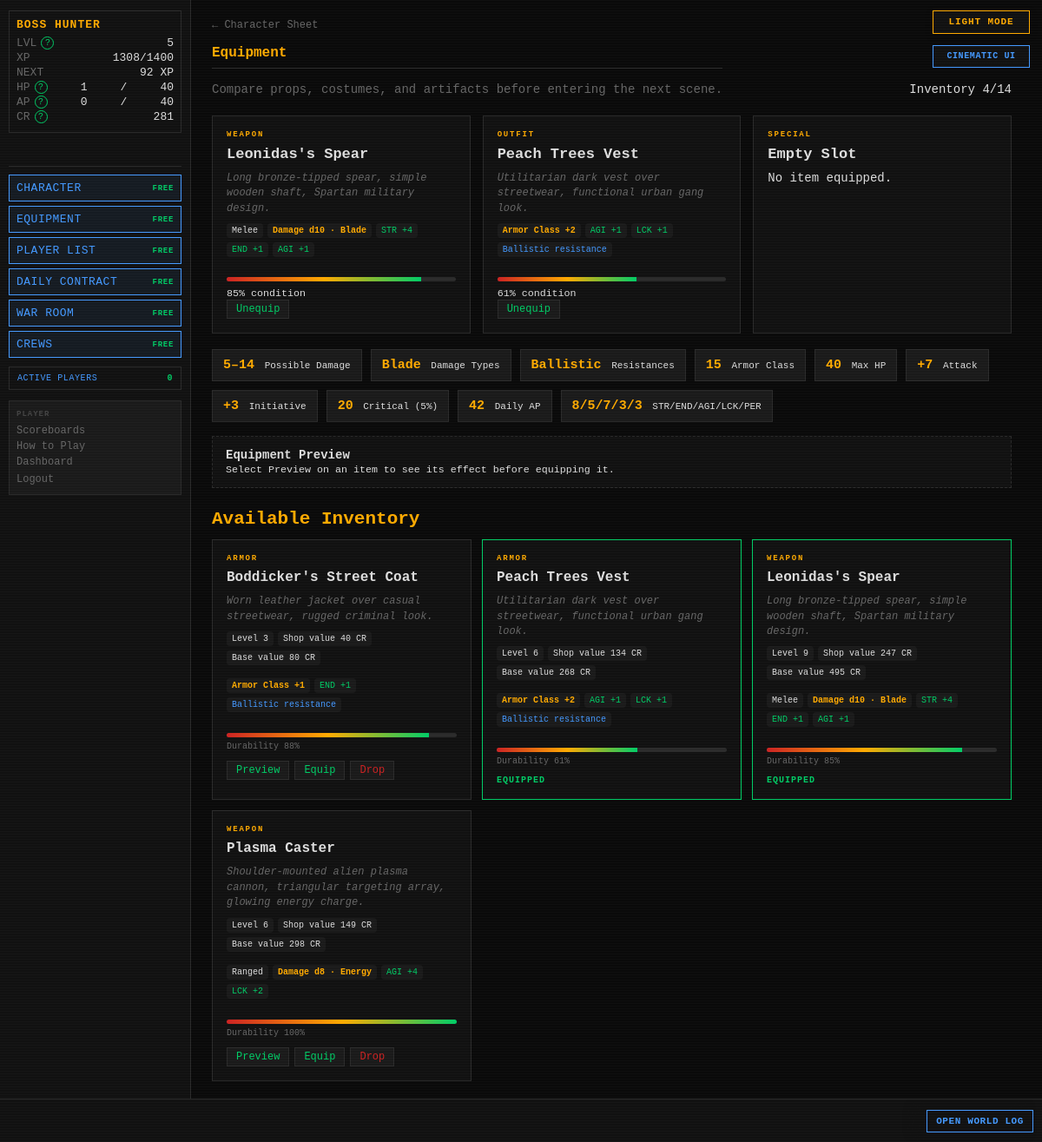
The app's page /equipment (signed in) with its own data.
### tables this page shows
CREATE TABLE players (
    id                  INTEGER PRIMARY KEY AUTOINCREMENT,
    username            TEXT    UNIQUE NOT NULL,
    password_hash       TEXT    NOT NULL,
    email               TEXT    UNIQUE NOT NULL,
    character_name      TEXT    NOT NULL,
    sex                 TEXT    NOT NULL,
    class_id            INTEGER REFERENCES classes(id),
    str_stat            INTEGER NOT NULL DEFAULT 1,
    end_stat            INTEGER NOT NULL DEFAULT 1,
    agi_stat            INTEGER NOT NULL DEFAULT 1,
    lck_stat            INTEGER NOT NULL DEFAULT 1,
    per_stat            INTEGER NOT NULL DEFAULT 1,
    level               INTEGER NOT NULL DEFAULT 1,
    xp                  INTEGER NOT NULL DEFAULT 0,
    current_hp          INTEGER NOT NULL,
    current_ap          INTEGER NOT NULL,
    credits             INTEGER NOT NULL DEFAULT 25,
    equipped_weapon_id  INTEGER REFERENCES inventory_items(id),
    equipped_armor_id   INTEGER REFERENCES inventory_items(id),
    equipped_special_id INTEGER REFERENCES inventory_items(id),
    in_combat           INTEGER NOT NULL DEFAULT 0,
    pending_levelup     INTEGER NOT NULL DEFAULT 0,
    pending_perk        INTEGER NOT NULL DEFAULT 0,
    combat_preference   TEXT    NOT NULL DEFAULT "Balanced",
    is_banned           INTEGER NOT NULL DEFAULT 0,
    retired_at          TEXT,
    last_login_at       TEXT,
    created_at          TEXT    NOT NULL DEFAULT (datetime('now'))
);

CREATE TABLE inventory_items (
    id                 INTEGER PRIMARY KEY AUTOINCREMENT,
    player_id          INTEGER NOT NULL REFERENCES players(id),
    item_type          TEXT    NOT NULL,
    item_id            INTEGER NOT NULL,
    current_durability INTEGER NOT NULL DEFAULT 100,
    acquired_at        TEXT    NOT NULL DEFAULT (datetime('now')),
    acquired_method    TEXT    NOT NULL
);

CREATE TABLE weapons (
    id              INTEGER PRIMARY KEY AUTOINCREMENT,
    name            TEXT    UNIQUE NOT NULL,
    is_active       INTEGER NOT NULL DEFAULT 1,
    level           INTEGER NOT NULL,
    weapon_type     TEXT    NOT NULL,
    damage_die      TEXT    NOT NULL,
    damage_type     TEXT    NOT NULL,
    str_bonus       INTEGER NOT NULL DEFAULT 0,
    end_bonus       INTEGER NOT NULL DEFAULT 0,
    agi_bonus       INTEGER NOT NULL DEFAULT 0,
    lck_bonus       INTEGER NOT NULL DEFAULT 0,
    per_bonus       INTEGER NOT NULL DEFAULT 0,
    associated_to   TEXT,
    credit_cost     INTEGER NOT NULL,
    drop_chance     REAL    NOT NULL,
    starting_durability INTEGER NOT NULL DEFAULT 100,
    imported_at     TEXT    NOT NULL DEFAULT (datetime('now'))
, description TEXT NOT NULL DEFAULT '');

CREATE TABLE armor (
    id              INTEGER PRIMARY KEY AUTOINCREMENT,
    name            TEXT    UNIQUE NOT NULL,
    is_active       INTEGER NOT NULL DEFAULT 1,
    level           INTEGER NOT NULL,
    ac_bonus        INTEGER NOT NULL DEFAULT 0,
    res_blade       INTEGER NOT NULL DEFAULT 0,
    res_blunt       INTEGER NOT NULL DEFAULT 0,
    res_ballistic   INTEGER NOT NULL DEFAULT 0,
    res_energy      INTEGER NOT NULL DEFAULT 0,
    res_arcane      INTEGER NOT NULL DEFAULT 0,
    res_explosive   INTEGER NOT NULL DEFAULT 0,
    res_venom       INTEGER NOT NULL DEFAULT 0,
    str_bonus       INTEGER NOT NULL DEFAULT 0,
    end_bonus       INTEGER NOT NULL DEFAULT 0,
    agi_bonus       INTEGER NOT NULL DEFAULT 0,
    lck_bonus       INTEGER NOT NULL DEFAULT 0,
    per_bonus       INTEGER NOT NULL DEFAULT 0,
    associated_to   TEXT,
    credit_cost     INTEGER NOT NULL,
    drop_chance     REAL    NOT NULL,
    starting_durability INTEGER NOT NULL DEFAULT 100,
    imported_at     TEXT    NOT NULL DEFAULT (datetime('now'))
, description TEXT NOT NULL DEFAULT '');

### routes/character.py (the view)
@bp.route("/equipment")
def equipment():
    player = g.player
    if player.get("in_combat"):
        return redirect(url_for("dashboard.index"))
    inventory = _get_full_inventory(player)
    equipped = {
        "weapon": _find_equipped(inventory, player.get("equipped_weapon_id")),
        "armor": _find_equipped(inventory, player.get("equipped_armor_id")),
        "special": _find_equipped(inventory, player.get("equipped_special_id")),
    }
    return render_template(
        "character/equipment.html",
        inventory=inventory,
        equipped=equipped,
        derived=_calc_derived_stats(player, equipped, get_all_settings()),
        feedback=request.args.get("feedback"),
        error=request.args.get("error"),
    )

### templates/character/equipment.html (shortened to what this page needs)
{% extends "base.html" %}
{% block content %}
<div id="page-content" class="equipment-page cinematic-page">
    <div class="sheet-header">
        <div><a href="{{ url_for('character.index') }}" class="back-link">← Character Sheet</a>
        <h1 class="page-title">Equipment</h1>
        <p class="sheet-subtitle">Compare props, costumes, and artifacts before entering the next scene.</p></div>
        <div class="loadout-summary">Inventory {{ player.inventory_count }}/{{ player.inventory_limit }}</div>
    </div>
    <section class="loadout-slots" aria-label="Current loadout">
    {% for slot, item in equipped.items() %}
        <article class="loadout-card {{ 'filled' if item else 'empty' }}">
            <div class="loadout-slot">{{ 'OUTFIT' if slot == 'armor' else slot|upper }}</div>
            {% if item %}
            <h2>{{ item.name }}</h2>
            {% if item.description %}<p class="item-description">{{ item.description }}</p>{% endif %}
            {% include "fragments/item_combat_stats.html" %}
            <div class="durability"><span style="width:{{ item.current_durability }}%"></span></div>
            <small>{{ item.current_durability }}% condition</small>
            <form method="POST" action="{{ url_for('character.unequip') }}">
                <button class="btn-small" type="submit">Unequip</button>
            </form>
            {% else %}<h2>Empty Slot</h2><p>No item equipped.</p>{% endif %}
        </article>
    {% endfor %}
    </section>
    <section class="derived-strip" aria-label="Current derived statistics">
        <span><b>{{ derived.damage_min }}–{{ derived.damage_max }}</b> Possible Damage</span>
        <span><b>{{ derived.damage_types|join(' + ') }}</b> Damage Types</span>
        <span><b>{{ derived.resistances|join(', ') if derived.resistances else 'None' }}</b> Resistances</span>
        <span><b>{{ derived.ac }}</b> Armor Class</span><span><b>{{ derived.max_hp }}</b> Max HP</span>
        <span><b>{{ '%+d'|format(derived.attack_modifier) }}</b> Attack</span>
        <span><b>{{ '%+d'|format(derived.initiative_modifier) }}</b> Initiative</span>
        <span><b>{{ derived.crit_range }}</b> Critical ({{ derived.crit_chance_pct }}%)</span><span><b>{{ derived.daily_ap }}</b> Daily AP</span>
        <span><b>{{ derived.str }}/{{ derived.end }}/{{ derived.agi }}/{{ derived.lck }}/{{ derived.per }}</b> STR/END/AGI/LCK/PER</span>
    </section>
    <section id="loadout-preview" class="loadout-preview" aria-live="polite">
        <div><strong>Equipment Preview</strong><br><small>Select Preview on an item to see its effect before equipping it.</small></div>
    </section>
    <h2 class="section-title">Available Inventory</h2>
    <div class="equipment-grid">
    {% for item in inventory %}
        <article class="equipment-card {{ 'is-equipped' if item.is_equipped }}">
            <div class="equipment-type">{{ item.item_type }}</div><h3>{{ item.name }}</h3>
            {% if item.description %}<p class="item-description">{{ item.description }}</p>{% endif %}
            <div class="item-properties item-reference-properties">
                <span>Level {{ item.level or '—' }}</span>
                <span>Shop value {{ item.sell_price }} CR</span>
                <span>Base value {{ item.credit_cost }} CR</span>
            </div>
            {% include "fragments/item_combat_stats.html" %}
            <div class="equipment-condition"><div class="durability"><span style="width:{{ item.current_durability }}%"></span></div>Durability {{ item.current_durability }}%</div>
            <div class="equipment-actions">
            {% if item.is_equipped %}<span class="equipped-badge">EQUIPPED</span>
            {% elif item.is_on_auction %}<span class="equipped-badge">AUCTION HOLD</span>{% else %}
                <button type="button" class="btn-small preview-loadout"
                        data-inv-id="{{ item.inv_id }}" data-item-type="{{ item.item_type }}"
                        data-item-name="{{ item.name }}">Preview</button>
                <form method="POST" action="{{ url_for('character.equip') }}"><button class="btn-small" type="submit">Equip</button></form>
                <form method="POST" action="{{ url_for('character.drop') }}" onsubmit="return confirm('Permanently drop this item?');"><button class="btn-small danger" type="submit">Drop</button></form>
            {% endif %}
            </div>
        </article>
    {% else %}<p>Your inventory is empty.</p>{% endfor %}
    </div>
</div>
{% endblock %}

### templates/base.html (shortened to what this page needs)
<!DOCTYPE html>
<html lang="en">
<head>
<link rel="stylesheet" href="{{ url_for('static', filename='style.css') }}">
</head>
<body class="{{ 'authenticated' if player else 'auth-page' }} {% block body_class %}{% endblock %}">
{% if settings.get('ALLOW_PLAYER_COLOR_OVERRIDE', true) %}<button id="theme-toggle" type="button" aria-label="Switch color theme" aria-pressed="false">
</button>{% endif %}
{% if settings.get('ALLOW_PLAYER_INTERFACE_OVERRIDE', true) %}
<button id="interface-toggle" type="button" aria-label="Switch interface style" aria-pressed="false">
</button>
{% endif %}
{% if player %}
<div id="left-col">
    <div id="status-block">
        <div class="status-name">{{ player.character_name }}</div>
        <div class="status-line">
            <span class="label">LVL</span>
            <span id="status-level">{{ player.level }}</span>
        </div>
        <div class="status-line">
            <span class="label">XP</span>
            <span><span id="status-xp">{{ player.xp }}</span><span id="status-xp-threshold">{% if player.get('next_level_xp') is not none %}/{{ player.get('next_level_xp') }}{% endif %}</span></span>
        </div>
        <div class="status-line" title="Experience still needed to reach level {{ player.level + 1 }}">
            <span class="label">NEXT</span>
            <span id="status-xp-next">{% if player.get('xp_to_next_level') is none %}MAX{% elif player.get('xp_to_next_level') <= 0 %}LEVEL UP{% else %}{{ player.get('xp_to_next_level') }} XP{% endif %}</span>
        </div>
        <div class="status-line">
            <span class="label">HP</span>
            <span id="status-hp">{{ player.current_hp }}</span>/<span id="status-maxhp">{{ player.max_hp }}</span>
        </div>
        <div class="status-line">
            <span class="label">AP</span>
            <span id="status-ap">{{ player.current_ap }}</span>/<span id="status-maxap">{{ player.max_ap }}</span>
        </div>
        <div class="status-line">
            <span class="label">CR</span>
            <span id="status-credits">{{ player.credits }}</span>
        </div>
    </div>
    <div class="free-action-buttons" aria-label="Free character actions">
        <a class="action-btn free-action-btn" href="{{ url_for('character.index') }}">
            CHARACTER <span class="free-cost">FREE</span>
        </a>
        <a class="action-btn free-action-btn" href="{{ url_for('character.equipment') }}">
            EQUIPMENT <span class="free-cost">FREE</span>
        </a>
        <a class="action-btn free-action-btn" href="{{ url_for('community.players') }}">PLAYER LIST <span class="free-cost">FREE</span></a>
        <a class="action-btn free-action-btn" href="{{ url_for('community.contracts') }}">DAILY CONTRACT <span class="free-cost">FREE</span></a>
        <a class="action-btn free-action-btn" href="{{ url_for('community.war_room') }}">WAR ROOM <span class="free-cost">FREE</span></a>
        <a class="action-btn free-action-btn" href="{{ url_for('crews.index') }}">CREWS <span class="free-cost">FREE</span></a>
    </div>
    <button id="active-players-toggle" class="active-players-toggle" type="button"
            data-url="{{ url_for('feeds.active_players') }}" aria-haspopup="dialog">
        ACTIVE PLAYERS <span id="active-player-count">{{ active_player_count }}</span>
    </button>
    <nav id="left-nav">
        <span class="nav-heading">PLAYER</span>
        <a href="{{ url_for('scoreboards.index') }}">Scoreboards</a>
        <a href="{{ url_for('feeds.game_help') }}">How to Play</a>
        <a href="{{ url_for('dashboard.index') }}">Dashboard</a>
        <form action="{{ url_for('auth.logout') }}" method="POST" style="margin:0">
            <button type="submit" class="nav-link-btn">Logout</button>
        </form>
    </nav>
</div>
{% endif %}
<div id="main">
    {% block content %}{% endblock %}
</div>
{% if player %}
<div id="ticker-wrap">
    <a id="ticker-log-link" href="{{ url_for('feeds.global_log') }}" title="Open the complete World Log">OPEN WORLD LOG</a>
    <div id="ticker">
    </div>
</div>
{% endif %}
</body>
</html>

### templates/fragments/item_combat_stats.html (shortened to what this page needs)
<div class="item-properties item-combat-stats">
    {% if item.item_type == 'WEAPON' %}
        <span>{{ item.weapon_type or 'Weapon' }}</span>
        <span class="primary-property" data-help-key="possible damage">Damage {{ item.damage_die }} · {{ item.damage_type }}</span>
    {% elif item.item_type == 'ARMOR' %}
        <span class="primary-property" data-help-key="armor class">Armor Class +{{ item.ac_bonus or 0 }}</span>
    {% else %}
        <span class="primary-property">Special Item</span>
        {% if item.get('ac_bonus', 0) %}<span class="bonus" data-help-key="armor class">Armor Class +{{ item.ac_bonus }}</span>{% endif %}
    {% endif %}
    {% for stat, label in [('str_bonus','STR'),('end_bonus','END'),('agi_bonus','AGI'),('lck_bonus','LCK'),('per_bonus','PER')] %}
        {% if item.get(stat, 0) %}<span class="bonus" data-help-key="{{ label|lower }}">{{ label }} {{ '%+d'|format(item.get(stat, 0)) }}</span>{% endif %}
    {% endfor %}
    {% for field, label in [('res_blade','Blade'),('res_blunt','Blunt'),('res_ballistic','Ballistic'),('res_energy','Energy'),('res_arcane','Arcane'),('res_explosive','Explosive'),('res_venom','Venom')] %}
        {% if item.get(field, 0) %}<span class="resistance" data-help-key="resistances">{{ label }} resistance</span>{% endif %}
    {% endfor %}
</div>

### records on screen
players: character_name "BOSS HUNTER", level "5", xp "1308", current_hp "1", current_ap "0", credits "281"
inventory_items: item_type "WEAPON", name "Leonidas's Spear", description "Long bronze-tipped spear, simple wooden shaft, Spartan military design.", weapon_type "Melee", damage_die "d10", damage_type "Blade", label "STR" "END" "AGI", value "+4" "+1" "+1", current_durability "85", item_type "WEAPON"
armor: name "Peach Trees Vest", description "Utilitarian dark vest over streetwear, functional urban gang look.", name "Peach Trees Vest", description "Utilitarian dark vest over streetwear, functional urban gang look.", credit_cost "268"
weapons: damage_types "Blade", name "Leonidas's Spear", description "Long bronze-tipped spear, simple wooden shaft, Spartan military design.", credit_cost "495", weapon_type "Melee", damage_die "d10", damage_type "Blade"
inventory_items: item_type "ARMOR"
armor: name "Boddicker's Street Coat", description "Worn leather jacket over casual streetwear, rugged criminal look."
inventory_items: item_type "ARMOR"
inventory_items: item_type "WEAPON"
weapons: name "Plasma Caster", description "Shoulder-mounted alien plasma cannon, triangular targeting array, glowing energy charge.", credit_cost "298", weapon_type "Ranged", damage_die "d8", damage_type "Energy"

### other values on screen
{{ player.get('next_level_xp') }} "1400"
{{ player.get('xp_to_next_level') }} "92"
{{ player.max_hp }} "40"
{{ player.max_ap }} "40"
{{ active_player_count }} "0"
{{ player.inventory_count }} "4"
{{ player.inventory_limit }} "14"
{{ 'OUTFIT' if slot == 'armor' else slot|upper }} "OUTFIT" "SPECIAL"
{{ item.ac_bonus or 0 }} "2" "1" "2"
{{ label }} "AGI" "LCK" "END" "AGI" "LCK" "STR" "END" "AGI" "AGI" "LCK"
{{ '%+d'|format(item.get(stat, 0)) }} "+1" "+1" "+1" "+1" "+1" "+4" "+1" "+1" "+4" "+2"
{{ label }} "Ballistic" "Ballistic" "Ballistic"
{{ item.current_durability }} "61"
{{ derived.damage_min }} "5"
{{ derived.damage_max }} "14"
